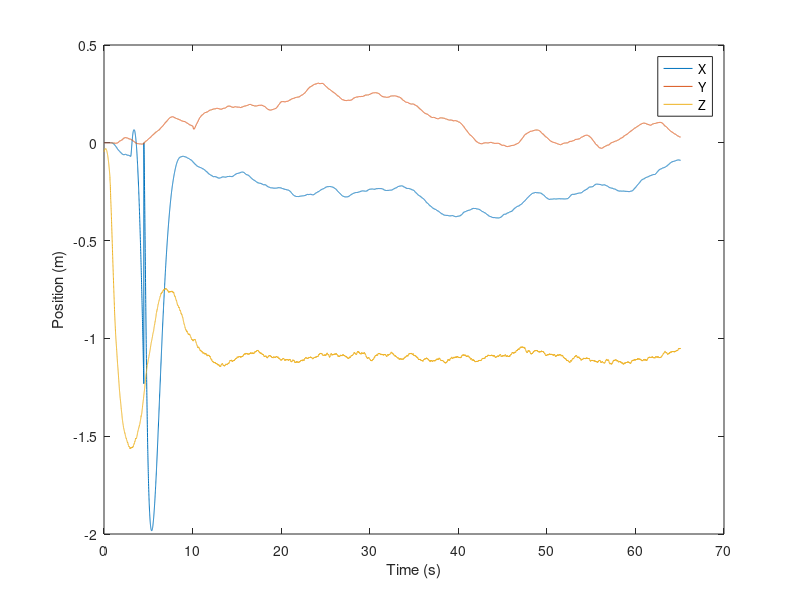
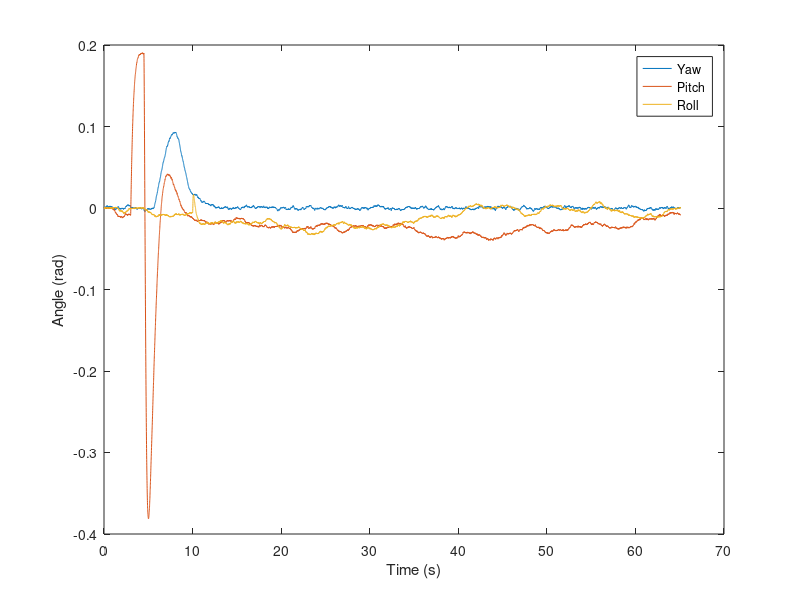
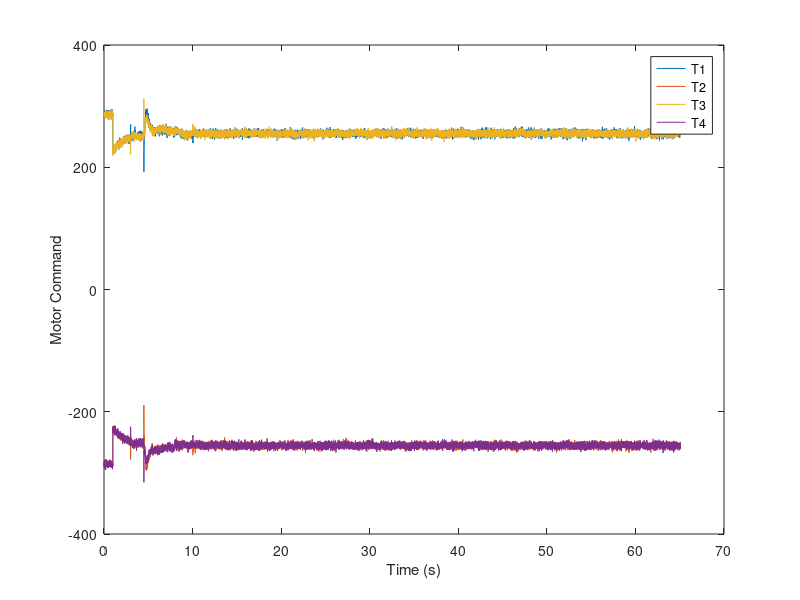

MATLAB code to generate these figures, in order:
clc
clear
close all
load simulation_slow_1

motor_commands = rt_yout_sim.signals(1).values;
X = rt_yout_sim.signals(2).values;
Y = rt_yout_sim.signals(3).values;
Z = rt_yout_sim.signals(4).values;

yaw = rt_yout_sim.signals(5).values;
pitch= rt_yout_sim.signals(6).values;
roll = rt_yout_sim.signals(7).values;

figure
plot(tout,X,tout,Y,tout,Z)
legend('X','Y','Z','Location','best')
xlabel('Time (s)')
ylabel('Position (m)')

figure
plot(tout,yaw,tout,pitch,tout,roll)
legend('Yaw','Pitch','Roll','Location','best')
xlabel('Time (s)')
ylabel('Angle (rad)')

figure
plot(tout,motor_commands)
legend('T1','T2','T3','T4','Location','best')
xlabel('Time (s)')
ylabel('Motor Command')